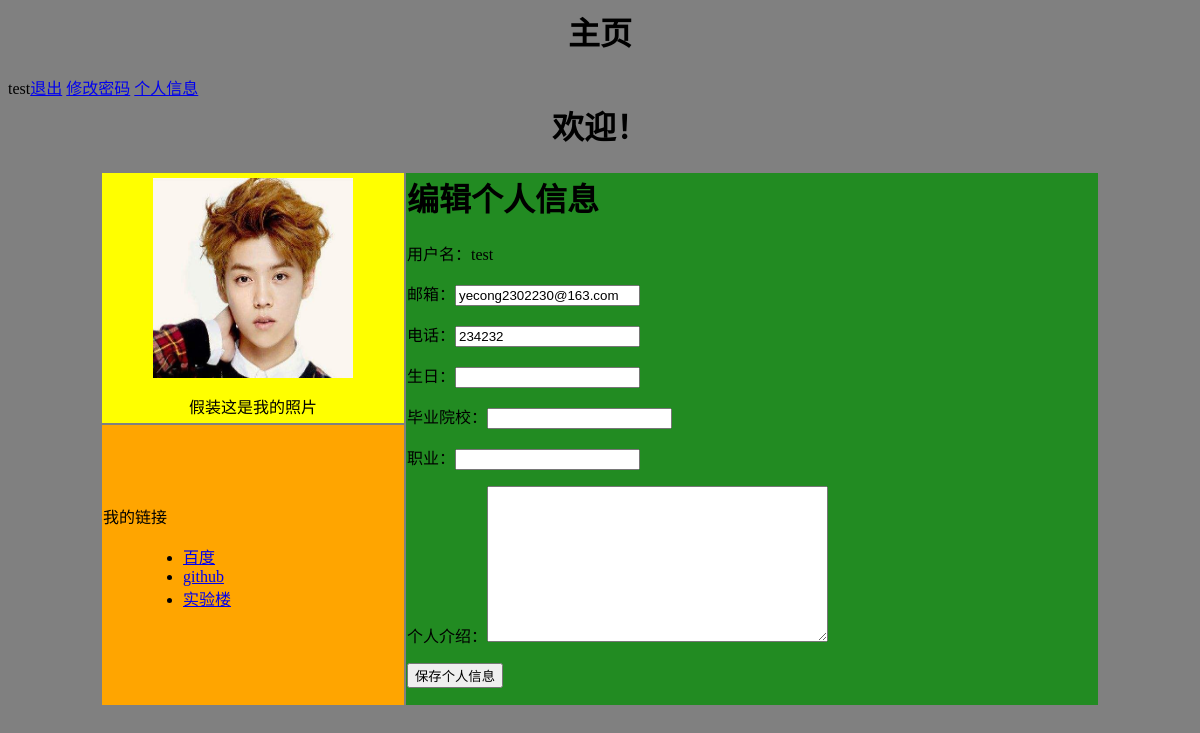
Before: /account/edit-my-infomation/ (signed in) with the older database file.
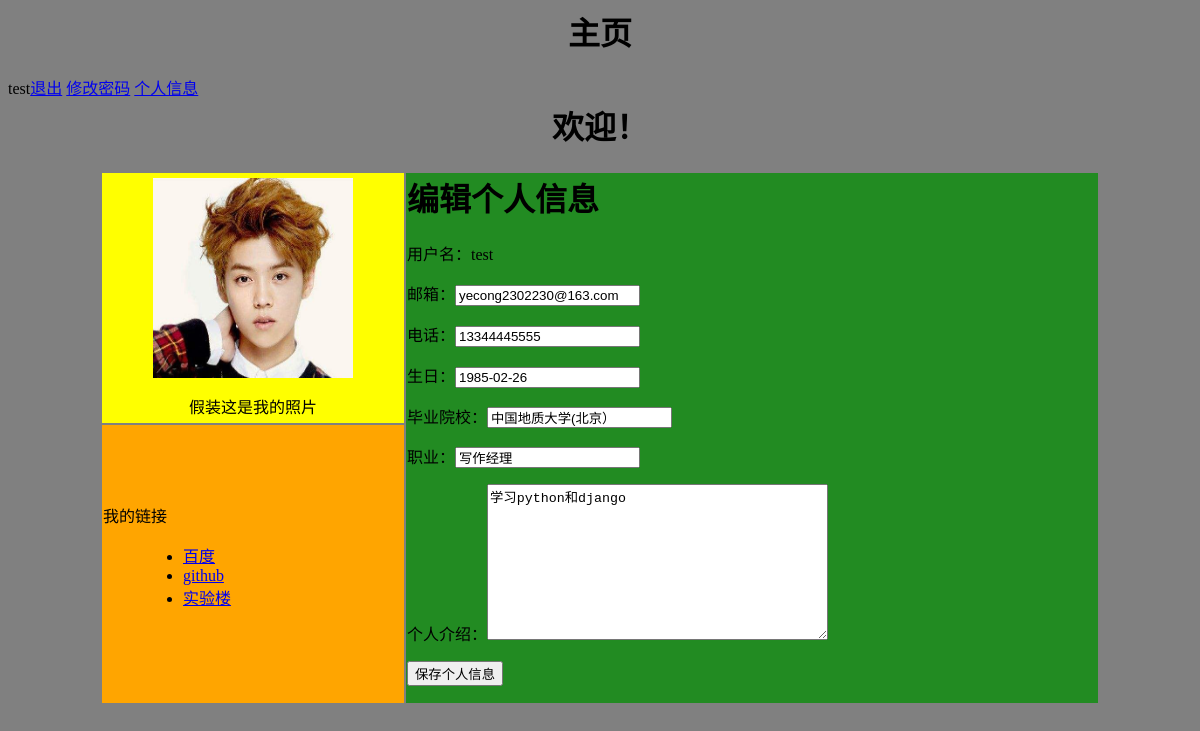
After: the same page with the newer database file.
### account/models.py (models this page shows, shortened)
class UserProfile(models.Model):
	user = models.OneToOneField(User,unique=True)
	birth = models.DateField(blank=True,null=True)
	phone = models.CharField(max_length=20,null=True)

class UserInfo(models.Model):
	user = models.OneToOneField(User,unique=True)
	school = models.CharField(max_length=100,blank=True)
	company = models.CharField(max_length=100,blank=True)
	profession = models.CharField(max_length=100,blank=True)
	address = models.CharField(max_length=100,blank=True)
	aboutme = models.TextField(blank=True)
	photo = models.ImageField(blank=True)

### account/views.py (the view)
@login_required(login_url='/account/login/')
def myself_edit(request):
	user = User.objects.get(username=request.user.username)
	userprofile = UserProfile.objects.get(user=request.user)
	userinfo = UserInfo.objects.get(user=request.user)
	if request.method == 'POST':
		user_form = UserForm(request.POST)
		userprofile_form = UserProfileForm(request.POST)
		userinfo_form = UserInfoForm(request.POST)
		if user_form.is_valid() * userprofile_form.is_valid() * userinfo_form.is_valid():
			user_cd = user_form.cleaned_data
			userprofile_cd = userprofile_form.cleaned_data
			userinfo_cd = userinfo_form.cleaned_data
			print(user_cd['email'])
			userprofile.birth = userprofile_cd['birth']
			userprofile.phone = userprofile_cd['phone']
			user.email = user_cd['email']
			userinfo.school = userinfo_cd['school']
			userinfo.company = userinfo_cd['company']
			userinfo.profession = userinfo_cd['profession']
			userinfo.address = userinfo_cd['address']
			userinfo.aboutme = userinfo_cd['aboutme']
			user.save()
			userprofile.save()
			userinfo.save()
		return HttpResponseRedirect('/account/my-infomation/')
	else:
		user_form = UserForm(instance=request.user)
		userprofile_form = UserProfileForm(initial={'birth':userprofile.birth,'phone':userprofile.phone})
		userinfo_form = UserInfoForm(initial={'school':userinfo.school,'company':userinfo.company,'profession':userinfo.profession,'address':userinfo.address,'aboutme':userinfo.aboutme})
		return render(request,'account/myself_edit.html',{'user_form':user_form,'userprofile_form':userprofile_form,'userinfo_form':userinfo_form})

### account/forms.py
class UserForm(forms.ModelForm):
	class Meta:
		model = User
		fields = ('email',)

class UserProfileForm(forms.ModelForm):
	class Meta:
		model = UserProfile
		fields = ('phone','birth')

### templates/account/myself_edit.html (shortened to what this page needs)
{% extends 'base.html' %}
{% block contain %}
<div class='row text-center vertical-middle-sm'>
	<h1>编辑个人信息</h1>
	<form class='form-horizontal' action='.' method='post'>{% csrf_token %}
	<p>用户名：{{ user.username }}</p>
	<p>邮箱：{{ user_form.email }}</p>
	<p>电话：{{ userprofile_form.phone }}</p>
	<p>生日：{{ userprofile_form.birth }}</p>
	<p>毕业院校：{{ userinfo_form.school }}</p>
	<p>职业：{{ userinfo_form.profession }}</p>
	<p>个人介绍：{{ userinfo_form.aboutme }}</p>
	<input type='submit' value='保存个人信息'>
	</form>
</div>
{% endblock %}

Changed rows visible on the page:
changed UserProfile: phone "234232" → "13344445555"; birth (not shown) → "1985-02-26"
now on this page (row edited): UserInfo: school "中国地质大学(北京）", profession "写作经理", aboutme "学习python和django"
